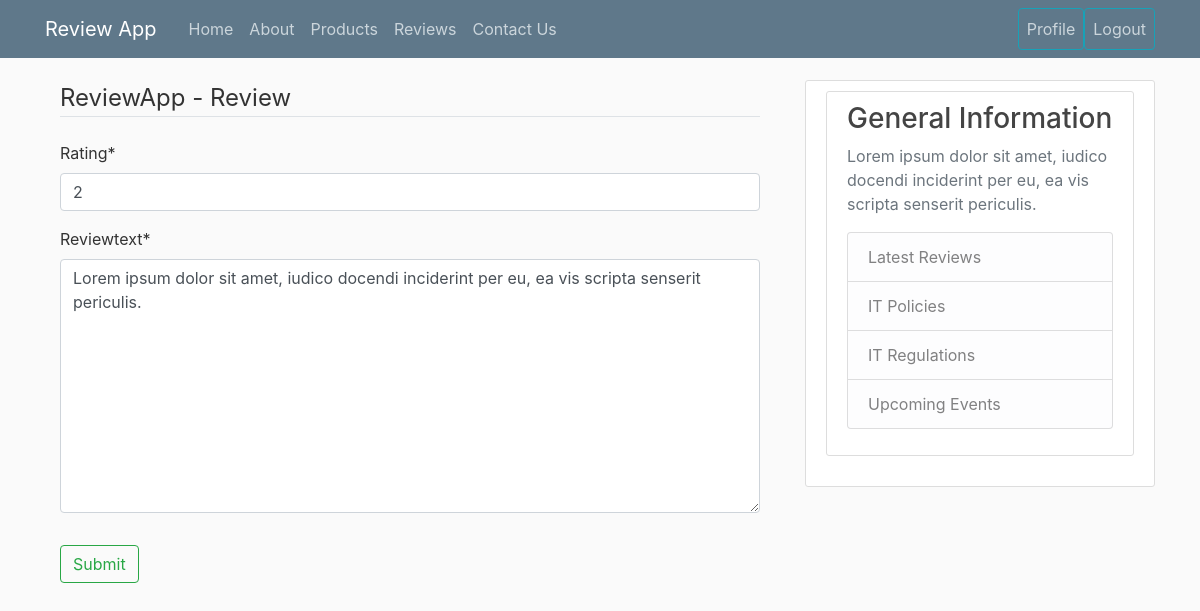
The app's page /review/6/update (signed in), older data.
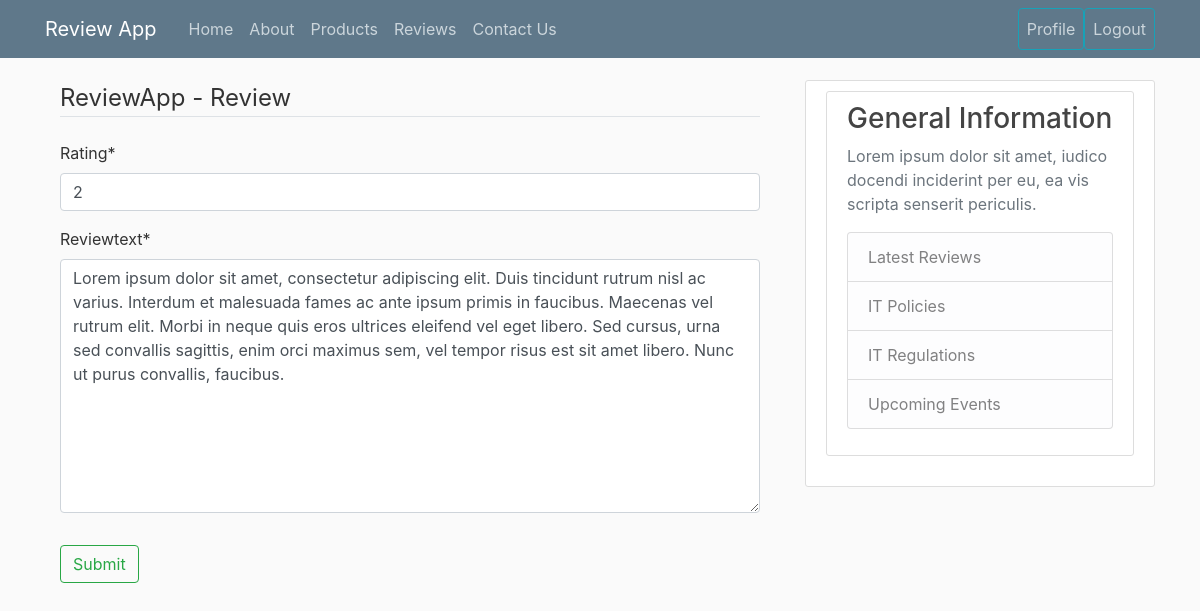
The same page, newer data.
### reviewApp/models.py (models this page shows, shortened)
class Review(models.Model):
	product = models.ForeignKey(Product, on_delete=models.CASCADE)
	profile = models.ForeignKey(Profile, on_delete=models.CASCADE)
	author = models.ForeignKey(User, on_delete=models.CASCADE)
	rating = models.PositiveSmallIntegerField(default=1, validators = [MinValueValidator(1), MaxValueValidator(5)])
	reviewtext = models.TextField()
	postdate = models.DateTimeField(auto_now_add=True)

### reviewApp/views.py (the view, shortened to what this page needs)
# urls.py: path('review/<int:pk>/update', ReviewUpdateView.as_view(), name='review-update'),
class ReviewUpdateView(LoginRequiredMixin, UserPassesTestMixin, UpdateView):
	model = Review
	fields = ['rating', 'reviewtext']
	def test_func(self):
		review = self.get_object()
		if self.request.user == review.author:
			return True
		return False

### reviewApp/templates/reviewApp/review_form.html (shortened to what this page needs)
{% extends "reviewApp/base.html" %}
{% load crispy_forms_tags %}
{% block content %}
	<div class="container">
		<form method="POST" enctype="multipart/form-data">
			<fieldset class="form-group">
				<legend class="border-bottom mb-4">ReviewApp - Review</legend>
				{{ form|crispy }}
			</fieldset>
			<div class="form-group">
				<button class="btn btn-outline-success" type="submit">Submit</button>
			</div>
		</form>
	</div>
{% endblock content %}

### reviewApp/templates/reviewApp/base.html (shortened to what this page needs)
{% load static %}
<html>
<head>
    <link rel="stylesheet" href="https://maxcdn.bootstrapcdn.com/bootstrap/4.0.0/css/bootstrap.min.css">
    <link rel="stylesheet" type="text/css" href="{% static 'css/styles.css' %}" />
</head>
<body>
    <div class="container">
        <header class="site-header">
            <nav class="navbar navbar-expand-md navbar-dark bg-steel fixed-top">
              <div class="container">
                <a class="navbar-brand mr-4" href="#">Review App</a>
                <div class="collapse navbar-collapse" id="navbarToggle">
                  <div class="navbar-nav mr-auto">
                    <a class="nav-item nav-link" href="{% url 'reviewApp-home' %}">Home</a>
                    <a class="nav-item nav-link" href="{% url 'reviewApp-about' %}">About</a>
                     <a class="nav-item nav-link" href="{% url 'reviewApp-product' %}">Products</a>
                     <a class="nav-item nav-link" href="{% url 'reviewApp-review' %}">Reviews</a>
                      <a class="nav-item nav-link" href="{% url 'reviewApp-contact' %}">Contact Us</a>
                  </div>
                  <div class="navbar-nav">
                    {% if user.is_authenticated %}
                    <a class="nav-item nav-link btn btn-outline-info" href="{% url 'profile' %}">Profile</a>
                    <a class="nav-item nav-link btn btn-outline-info" href="{% url 'logout' %}"> Logout</a>
                  {% else %}
                    <a class="nav-item nav-link btn btn-outline-success" href="{% url 'login' %}"><i class="fas fa-sign-in-alt"></i> Login</a>&nbsp;
                    <a class="nav-item nav-link btn btn-outline-success" href="{% url 'register' %}"><i class="fas fa-user-plus"></i> Register</a>
                  {% endif %}
                  </div>
                </div>
              </div>
            </nav>
          </header>
<div class="row">
    <div class="col-md-8">
    {% block content %}{% endblock %}
</div>
<div class="col-md-4">
    <div class="content-section">
        <div class="content-section">
            <h3>General Information</h3>
            <p class='text-muted'>Lorem ipsum dolor sit amet, iudico docendi inciderint per eu, ea vis scripta senserit periculis.
              <ul class="list-group">
                <li class="list-group-item list-group-item-light">Latest Reviews</li>
                <li class="list-group-item list-group-item-light">IT Policies</li>
                <li class="list-group-item list-group-item-light">IT Regulations</li>
                <li class="list-group-item list-group-item-light">Upcoming Events</li>
              </ul>
            </p>
          </div>
    </div>
    </div>
    </div>
</body>
</html>

### reviewApp/static/css/styles.css (style rules this page uses)
body { background: #fafafa; color: #333333; margin-top: 5rem; }
h1, h2, h3, h4, h5, h6 { color: #444444; }
ul { margin: 0; }
.bg-steel { background-color: #5f788a; }
.site-header .navbar-nav .nav-link { color: #cbd5db; }
.content-section { background: #ffffff; padding: 10px 20px; border: 1px solid #dddddd; border-radius: 3px; margin-bottom: 20px; }

Row changes from the older to the newer data that the page shows:
changed Review: reviewtext "Lorem ipsum dolor sit amet, iudico docendi inciderint per eu, ea vis scripta senserit periculis." → "…ipsum dolor sit amet, consectetur adipiscing elit. Duis tincidunt rutrum nisl ac varius. Interdum et malesuada fames ac ante ipsum primis in faucibus. Maecenas vel rutrum elit. Morbi in neque quis eros ultrices eleifend vel eget libero. Sed cursus, urna sed convallis sagittis, enim orci maximus sem, vel tempor risus est sit amet libero. Nunc ut purus convallis, faucibus."
